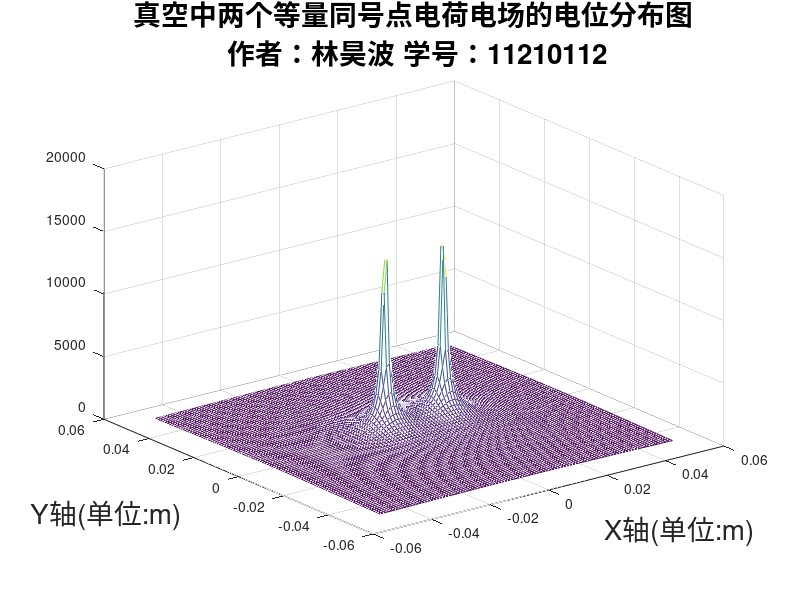
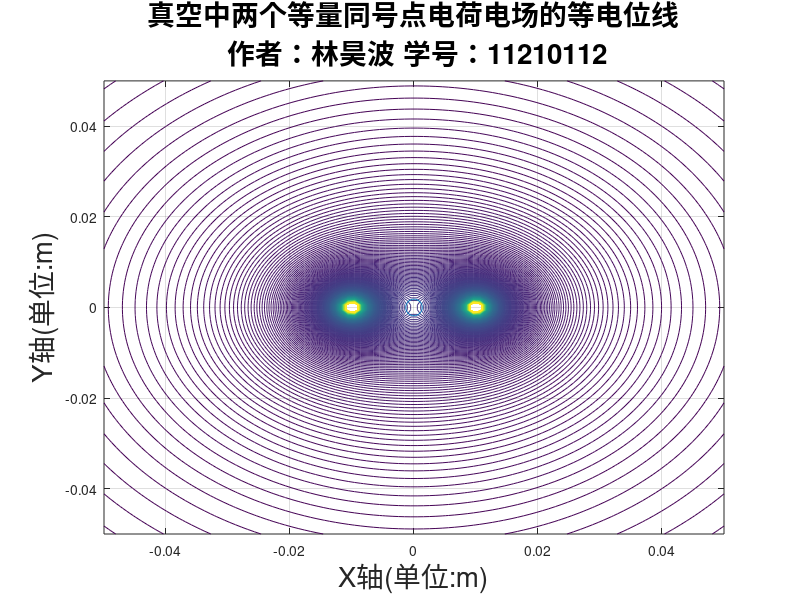
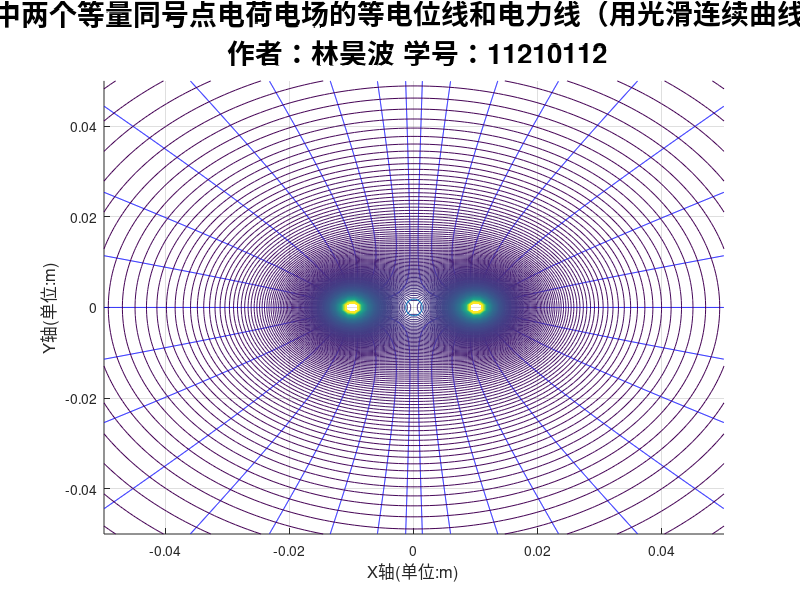

The MATLAB script that drew these images, in order: (Note: this script raises an error after producing the figures.)
clear;%清除内存

clc;%清理屏幕

 

figure(1)%图片一

k=9e9;%真空介电系数

Q=1e-9;%电荷量

xm=0.05;%横向分布区域

ym=0.05;%纵向分布区域

x=linspace(-xm,xm,100);%80等分区域得横坐标

y=linspace(-ym,ym,100);%80等分区域得纵坐标

[X,Y]=meshgrid(x,y);%得到空间格子

R1=sqrt((X+0.01).^2+Y.^2);%与点电荷1的距离

V1=k*Q./R1;%点电荷1的电位分布

R2=sqrt((X-0.01).^2+Y.^2);%与点电荷2的距离

V2=k*Q./R2;%点电荷2的电位分布

V=V1+V2;%总的电位分布

mesh(X,Y,V);

hold on;

title({'真空中两个等量同号点电荷电场的电位分布图';' 作者：林昊波 学号：11210112'},'fontsize',20);

xlabel('X轴(单位:m)','fontsize',20);

ylabel('Y轴(单位:m)','fontsize',20);

 

figure(2)

Vmin=0;

Vmax=10000;

Veq=linspace(Vmin,Vmax,500);

contour(X,Y,V,Veq);

grid on

hold on

plot(0,0,'o','MarkerSize',12)

title({'真空中两个等量同号点电荷电场的等电位线';' 作者：林昊波 学号：11210112'},'fontsize',20);

xlabel('X轴(单位:m)','fontsize',20);

ylabel('Y轴(单位:m)','fontsize',20);

 

figure(3)

[Ex,Ey]=gradient(-V);

del_theta=20;

theta=(20:del_theta:340).*pi/180;

theta2=(200:del_theta:520).*pi/180;

xs=0.004*cos(theta);

ys=0.004*sin(theta);

xs2=0.004*cos(theta2);

ys2=0.004*sin(theta2);

streamline(X,Y,Ex,Ey,xs-0.01,ys)

hold on

streamline(X,Y,Ex,Ey,xs2+0.01,ys2)

grid on

hold on

contour(X,Y,V,Veq);

plot(0,0,'o','MarkerSize',12)

title({'真空中两个等量同号点电荷电场的等电位线和电力线（用光滑连续曲线表示）';' 作者：林昊波 学号：11210112'},'fontsize',20);

xlabel('X轴(单位:m)','fontsize',12);

ylabel('Y轴(单位:m)','fontsize',12);

 

figure(4)

E=sqrt(Ex.^2+Ey.^2);

Ex=Ex./E;

Ey=Ey./E;

quiver(X,Y,Ex,Ey);

hold on;

contour(X,Y,V,Veq);

title({'真空中两个等量同号点电荷电场的等电位线和电力线（用归一化箭头表示）';' 作者：林昊波 学号：11210112'},'fontsize',20);

xlabel('X轴(单位:m)','fontsize',12);

ylabel('Y轴(单位:m)','fontsize',12);
